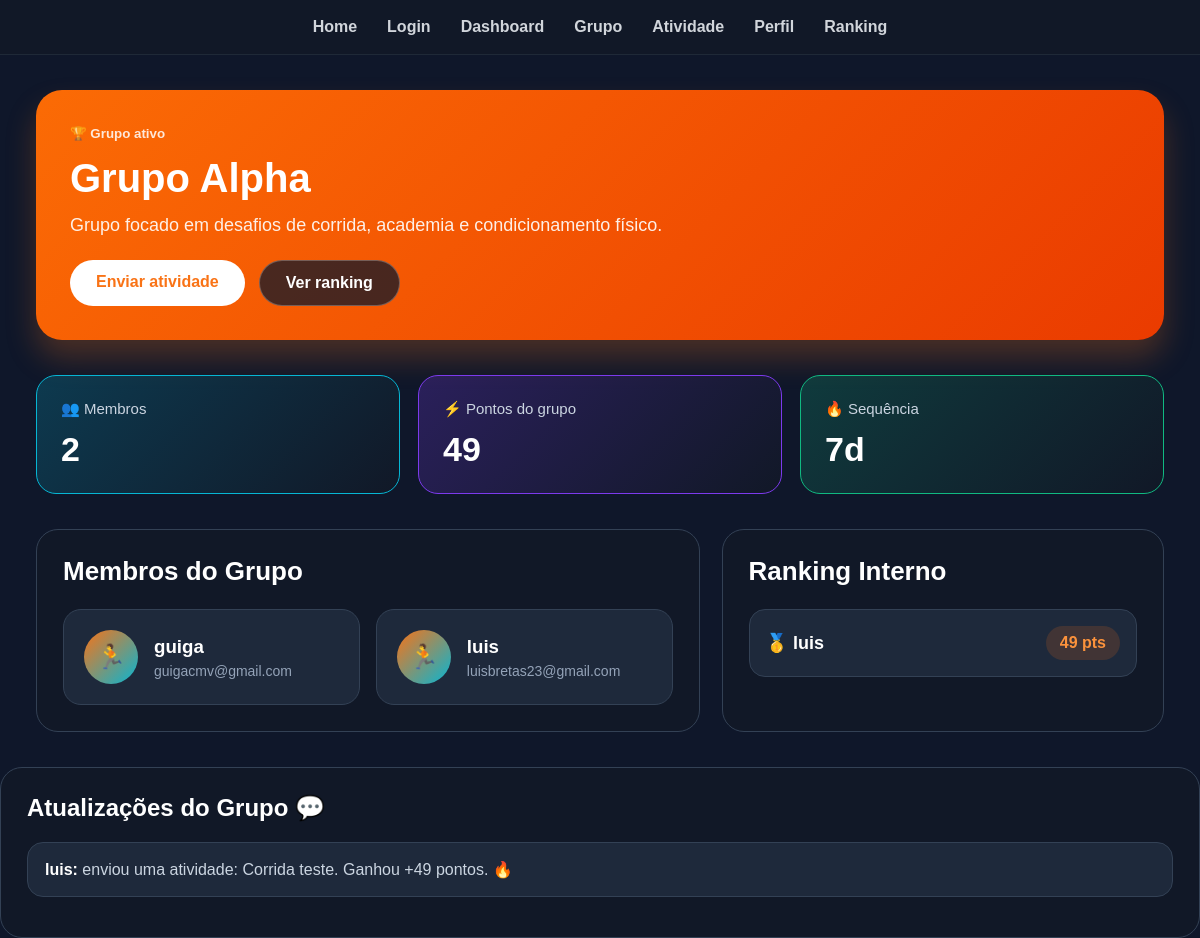
Page /grupo/ on the earlier database version.
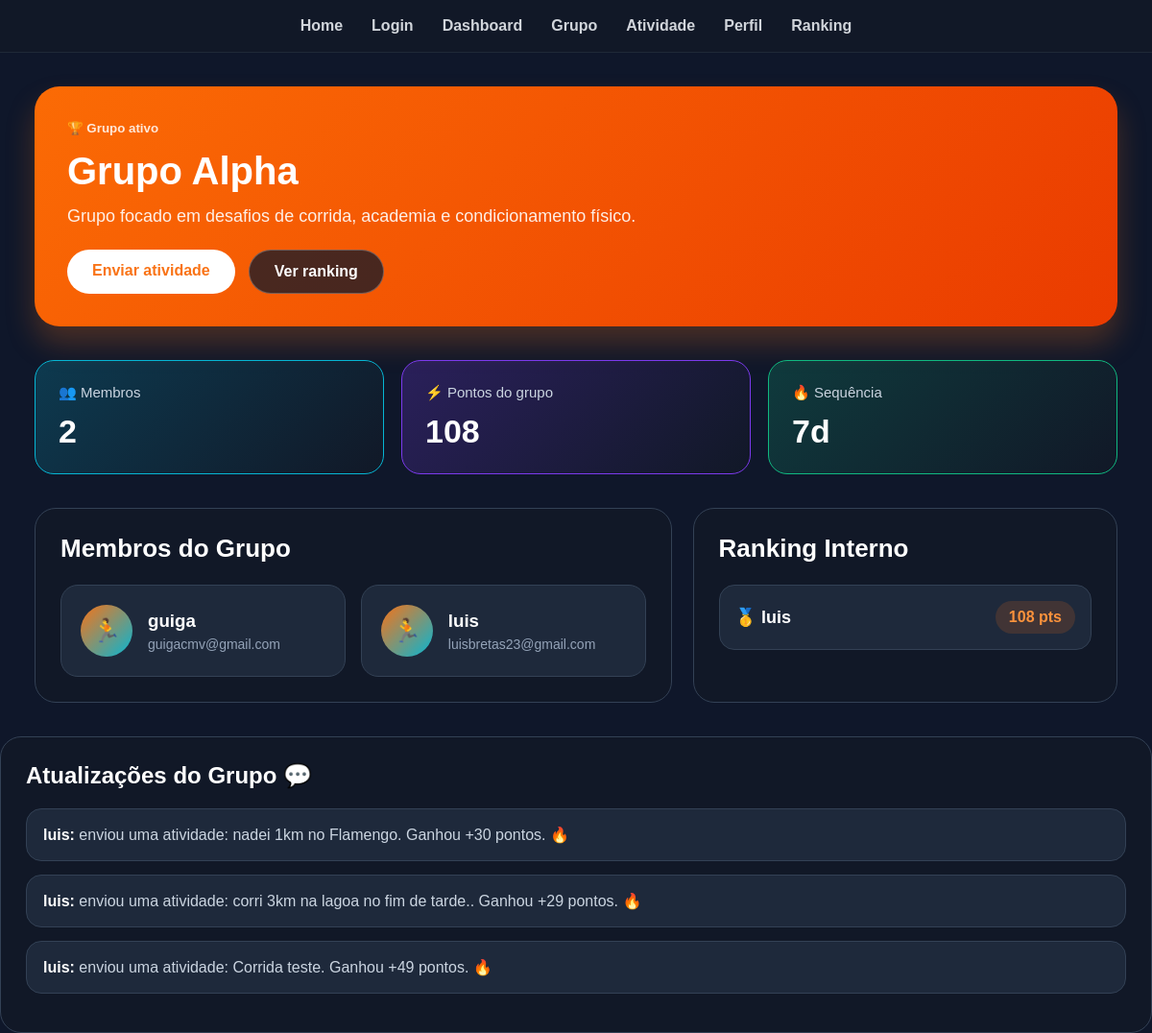
Same page on the later database version.
### core/models.py (models this page shows, shortened)
class Activity(models.Model):
    user = models.ForeignKey(User, on_delete=models.CASCADE, related_name='activities')
    group = models.ForeignKey(Group, on_delete=models.CASCADE, related_name='group_activities')
    image = models.ImageField(upload_to='activities/%Y/%m/%d/', blank=True, null=True)
    description = models.TextField(blank=True, null=True)
    duration_minutes = models.PositiveIntegerField(default=0)
    points_earned = models.IntegerField(default=0)
    created_at = models.DateTimeField(auto_now_add=True)
    class Meta:
        ordering = ['-created_at']

### core/views.py (the view)
# urls.py: path('grupo/', grupo),
def grupo(request):
    grupo = Group.objects.first()
    if grupo:
        atividades = Activity.objects.filter(group=grupo).order_by('-created_at')
    else:
        atividades = Activity.objects.none()
    membros = User.objects.all()
    total_pontos = atividades.aggregate(
        total=Sum('points_earned')
    )['total'] or 0
    ranking_usuarios = User.objects.filter(
        activities__group=grupo
    ).annotate(
        total_pontos=Sum('activities__points_earned')
    ).order_by('-total_pontos')
    return render(
        request,
        'core/grupo.html',
        {
            "grupo": grupo,
            "atividades": atividades,
            "membros": membros,
            "total_pontos": total_pontos,
            "ranking_usuarios": ranking_usuarios,
        }
    )

### core/templates/core/grupo.html (shortened to what this page needs)
<!DOCTYPE html>
<html lang="pt-br">
<head>
</head>
<body>
<nav>
    <a href="/">Home</a>
    <a href="/login/">Login</a>
    <a href="/dashboard/">Dashboard</a>
    <a href="/grupo/">Grupo</a>
    <a href="/atividade/">Atividade</a>
    <a href="/perfil/">Perfil</a>
    <a href="/ranking/">Ranking</a>
</nav>
<div class="container">
    <section class="grupo-header">
        <small>🏆 Grupo ativo</small>
        <h1>
    {% if grupo %}
        {{ grupo.name }}
    {% else %}
        Nenhum grupo cadastrado
    {% endif %}
</h1>
        <p>
           {% if grupo %}
    {{ grupo.description }}
{% else %}
    Cadastre um grupo no painel administrativo para exibir as informações aqui.
{% endif %}
        </p>
        <div class="grupo-actions">
            <a href="/atividade/" class="btn btn-light">Enviar atividade</a>
            <a href="/ranking/" class="btn btn-dark">Ver ranking</a>
        </div>
    </section>
    <section class="cards-status">
        <div class="status-card azul">
            <span>👥 Membros</span>
            <h2>{{ membros.count }}</h2>
        </div>
        <div class="status-card roxo">
            <span>⚡ Pontos do grupo</span>
            <h2>{{ total_pontos|floatformat:0 }}</h2>
        </div>
        <div class="status-card verde">
            <span>🔥 Sequência</span>
            <h2>7d</h2>
        </div>
    </section>
    <section class="grid-principal">
        <div class="box">
            <h2>Membros do Grupo</h2>
            <div class="membros">
{% for membro in membros %}
<div class="membro">
    <div class="avatar">🏃</div>
    <div class="membro-info">
        <h3>{{ membro.username }}</h3>
        <p>{{ membro.email }}</p>
    </div>
</div>
{% empty %}
<p>Nenhum membro cadastrado ainda.</p>
{% endfor %}
            </div>
        </div>
        <div class="box">
            <h2>Ranking Interno</h2>
           {% for usuario in ranking_usuarios %}
<div class="ranking-item">
    <strong>
        {% if forloop.counter == 1 %}
            🥇
        {% elif forloop.counter == 2 %}
            🥈
        {% elif forloop.counter == 3 %}
            🥉
        {% else %}
            {{ forloop.counter }}º
        {% endif %}
        {{ usuario.username }}
    </strong>
    <span class="pontos">{{ usuario.total_pontos }} pts</span>
</div>
{% empty %}
<p>Nenhuma atividade registrada neste grupo ainda.</p>
{% endfor %}
            </div>
        </div>
    <section class="chat">
    <h2>Atualizações do Grupo 💬</h2>
    {% for atividade in atividades %}
    <div class="mensagem">
        <strong>{{ atividade.user.username }}:</strong>
        enviou uma atividade: {{ atividade.description }}.
        Ganhou +{{ atividade.points_earned }} pontos. 🔥
    </div>
    {% empty %}
    <div class="mensagem">
        Nenhuma atividade registrada no grupo ainda.
    </div>
    {% endfor %}
</section>
</body>
</html>

Differences in the rows shown:
added Activity: user.username "luis", description "nadei 1km no Flamengo", points_earned "30"
added Activity: user.username "luis", description "corri 3km na lagoa no fim de tarde.", points_earned "29"
Other differences:
{{ total_pontos|floatformat:0 }}: "49" → "108"
{{ usuario.total_pontos }}: "49" → "108"
